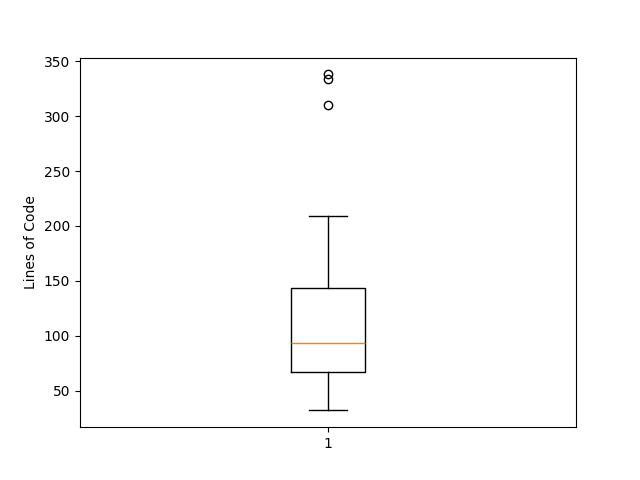
#> input picture TechnicalDocumentation/arc42/assets/LOC_per_Class.png, 640 x 480 px
$ python cluster.py --image LOC_per_Class.png --clusters 3
#> lines starting #> are read from the running program, lines starting #| are printed output that depends on the picture
# import the necessary packages
from sklearn.cluster import KMeans
import matplotlib.pyplot as plt
import argparse
# import utils
import cv2
# construct the argument parser and parse the arguments
ap = argparse.ArgumentParser()
ap.add_argument("-i", "--image", required = True, help = "Path to the image")
ap.add_argument("-c", "--clusters", required = True, type = int,
	help = "# of clusters")
args = vars(ap.parse_args())
# load the image and convert it from BGR to RGB so that
# we can dispaly it with matplotlib
image = cv2.imread(args["image"])
#> image is the input picture: shape (480, 640, 3); mean B, G, R 251.9, 252, 252
image = cv2.cvtColor(image, cv2.COLOR_BGR2RGB)
# show our image
plt.figure()
plt.axis("off")
plt.imshow(image)

# reshape the image to be a list of pixels
image = image.reshape((image.shape[0] * image.shape[1], 3))

# cluster the pixel intensities
clt = KMeans(n_clusters = args["clusters"])
clt.fit(image)

# print cluster results
print(clt.cluster_centers_)

# import the necessary packages
import numpy as np
import cv2
def centroid_histogram(clt):
	# grab the number of different clusters and create a histogram
	# based on the number of pixels assigned to each cluster
	numLabels = np.arange(0, len(np.unique(clt.labels_)) + 1)
	(hist, _) = np.histogram(clt.labels_, bins = numLabels)
	# normalize the histogram, such that it sums to one
	hist = hist.astype("float")
	hist /= hist.sum()
	# return the histogram
	return hist

def plot_colors(hist, centroids):
	# initialize the bar chart representing the relative frequency
	# of each of the colors
	bar = np.zeros((50, 300, 3), dtype = "uint8")
	startX = 0
	# loop over the percentage of each cluster and the color of
	# each cluster
	for (percent, color) in zip(hist, centroids):
		# plot the relative percentage of each cluster
		endX = startX + (percent * 300)
		cv2.rectangle(bar, (int(startX), 0), (int(endX), 50),
			color.astype("uint8").tolist(), -1)
		startX = endX
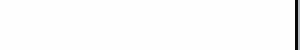
#> bar: shape (50, 300, 3); mean of channels 0, 1, 2 251.1, 251.1, 251.1; drawn as B, G, R

	# return the bar chart
	return bar

# build a histogram of clusters and then create a figure
# representing the number of pixels labeled to each color
hist = centroid_histogram(clt)
bar = plot_colors(hist, clt.cluster_centers_)

# show our color bart
plt.figure()
plt.axis("off")
plt.imshow(bar)
plt.show()
